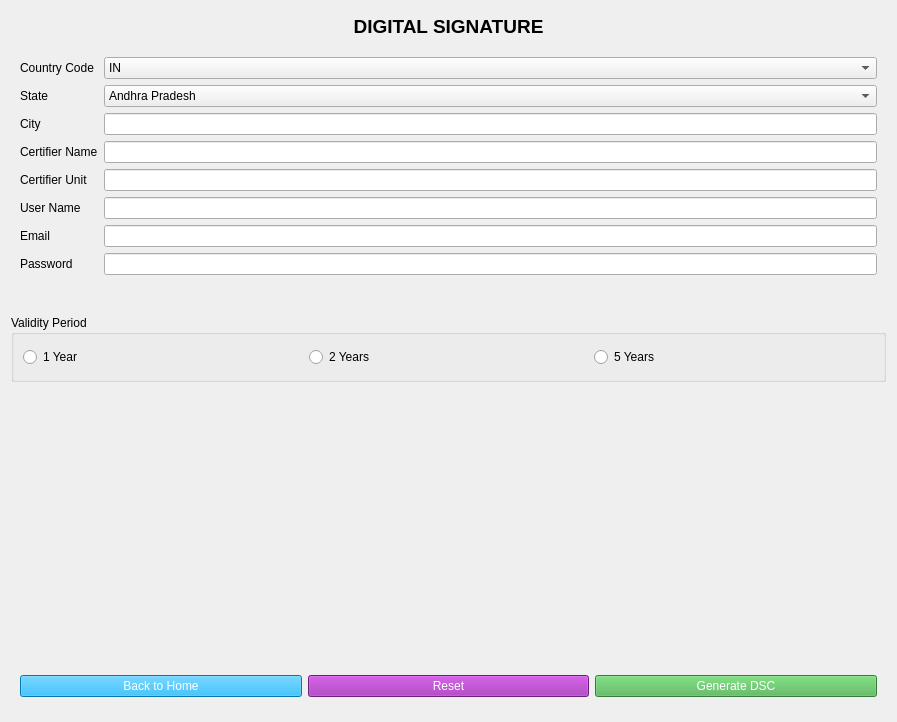
<?xml version="1.0" encoding="UTF-8"?>
<ui version="4.0">
 <class>Form</class>
 <widget class="QWidget" name="Form">
  <property name="geometry">
   <rect>
    <x>0</x>
    <y>0</y>
    <width>897</width>
    <height>722</height>
   </rect>
  </property>
  <property name="font">
   <font>
    <stylestrategy>PreferAntialias</stylestrategy>
   </font>
  </property>
  <property name="windowTitle">
   <string>Form</string>
  </property>
  <property name="windowIcon">
   <iconset>
    <normaloff>../Icon/logo.png</normaloff>../Icon/logo.png</iconset>
  </property>
  <layout class="QGridLayout" name="gridLayout">
   <item row="0" column="0">
    <widget class="QLabel" name="Title">
     <property name="maximumSize">
      <size>
       <width>16777215</width>
       <height>31</height>
      </size>
     </property>
     <property name="text">
      <string>&lt;html&gt;&lt;head/&gt;&lt;body&gt;&lt;p&gt;&lt;span style=&quot; font-size:14pt; font-weight:600;&quot;&gt;DIGITAL SIGNATURE&lt;/span&gt;&lt;/p&gt;&lt;/body&gt;&lt;/html&gt;</string>
     </property>
     <property name="alignment">
      <set>Qt::AlignCenter</set>
     </property>
    </widget>
   </item>
   <item row="1" column="0">
    <widget class="QWidget" name="Data" native="true">
     <property name="maximumSize">
      <size>
       <width>16777215</width>
       <height>261</height>
      </size>
     </property>
     <layout class="QFormLayout" name="formLayout">
      <item row="0" column="0">
       <widget class="QLabel" name="CC">
        <property name="text">
         <string>Country Code</string>
        </property>
       </widget>
      </item>
      <item row="0" column="1">
       <widget class="QComboBox" name="ContryCode">
        <item>
         <property name="text">
          <string>IN</string>
         </property>
        </item>
       </widget>
      </item>
      <item row="1" column="0">
       <widget class="QLabel" name="ST">
        <property name="text">
         <string>State</string>
        </property>
       </widget>
      </item>
      <item row="1" column="1">
       <widget class="QComboBox" name="State">
        <item>
         <property name="text">
          <string>Andhra Pradesh</string>
         </property>
        </item>
        <item>
         <property name="text">
          <string>Arunachal Pradesh</string>
         </property>
        </item>
        <item>
         <property name="text">
          <string>Assam</string>
         </property>
        </item>
        <item>
         <property name="text">
          <string>Bihar</string>
         </property>
        </item>
        <item>
         <property name="text">
          <string>Chhattisgarh</string>
         </property>
        </item>
        <item>
         <property name="text">
          <string>Goa</string>
         </property>
        </item>
        <item>
         <property name="text">
          <string>Gujarat</string>
         </property>
        </item>
        <item>
         <property name="text">
          <string>Haryana</string>
         </property>
        </item>
        <item>
         <property name="text">
          <string>Himachal Pradesh</string>
         </property>
        </item>
        <item>
         <property name="text">
          <string>Jharkhand</string>
         </property>
        </item>
        <item>
         <property name="text">
          <string>Karnataka</string>
         </property>
        </item>
        <item>
         <property name="text">
          <string>Kerala</string>
         </property>
        </item>
        <item>
         <property name="text">
          <string>Madhya Pradesh</string>
         </property>
        </item>
        <item>
         <property name="text">
          <string>Maharashtra</string>
         </property>
        </item>
        <item>
         <property name="text">
          <string>Manipur</string>
         </property>
        </item>
        <item>
         <property name="text">
          <string>Meghalaya</string>
         </property>
        </item>
        <item>
         <property name="text">
          <string>Mizoram</string>
         </property>
        </item>
        <item>
         <property name="text">
          <string>Nagaland</string>
         </property>
        </item>
        <item>
         <property name="text">
          <string>Odisha</string>
         </property>
        </item>
        <item>
         <property name="text">
          <string>Punjab</string>
         </property>
        </item>
        <item>
         <property name="text">
          <string>Rajasthan</string>
         </property>
        </item>
        <item>
         <property name="text">
          <string>Sikkim</string>
         </property>
        </item>
        <item>
         <property name="text">
          <string>Tamil Nadu</string>
         </property>
        </item>
        <item>
         <property name="text">
          <string>Telangana</string>
         </property>
        </item>
        <item>
         <property name="text">
          <string>Tripura</string>
         </property>
        </item>
        <item>
         <property name="text">
          <string>Uttar Pradesh</string>
         </property>
        </item>
        <item>
         <property name="text">
          <string>Uttarakhand</string>
         </property>
        </item>
        <item>
         <property name="text">
          <string>West Bengal</string>
         </property>
        </item>
       </widget>
      </item>
      <item row="2" column="0">
       <widget class="QLabel" name="C">
        <property name="text">
         <string>City</string>
        </property>
       </widget>
      </item>
      <item row="2" column="1">
       <widget class="QLineEdit" name="City"/>
      </item>
      <item row="3" column="0">
       <widget class="QLabel" name="O">
        <property name="text">
         <string>Certifier Name</string>
        </property>
       </widget>
      </item>
      <item row="3" column="1">
       <widget class="QLineEdit" name="CertifierName"/>
      </item>
      <item row="4" column="0">
       <widget class="QLabel" name="OU">
        <property name="text">
         <string>Certifier Unit</string>
        </property>
       </widget>
      </item>
      <item row="4" column="1">
       <widget class="QLineEdit" name="CertifierUnit"/>
      </item>
      <item row="5" column="0">
       <widget class="QLabel" name="CommonName">
        <property name="text">
         <string>User Name</string>
        </property>
       </widget>
      </item>
      <item row="5" column="1">
       <widget class="QLineEdit" name="UserName"/>
      </item>
      <item row="6" column="0">
       <widget class="QLabel" name="emailid">
        <property name="text">
         <string>Email</string>
        </property>
       </widget>
      </item>
      <item row="6" column="1">
       <widget class="QLineEdit" name="Email"/>
      </item>
      <item row="7" column="0">
       <widget class="QLabel" name="PW">
        <property name="text">
         <string>Password</string>
        </property>
       </widget>
      </item>
      <item row="7" column="1">
       <widget class="QLineEdit" name="Password_2"/>
      </item>
     </layout>
    </widget>
   </item>
   <item row="2" column="0">
    <widget class="QGroupBox" name="validityPeriodGroup">
     <property name="maximumSize">
      <size>
       <width>16777215</width>
       <height>67</height>
      </size>
     </property>
     <property name="title">
      <string>Validity Period</string>
     </property>
     <layout class="QHBoxLayout" name="horizontalLayout">
      <item>
       <widget class="QRadioButton" name="OneYear">
        <property name="text">
         <string>1 Year</string>
        </property>
       </widget>
      </item>
      <item>
       <widget class="QRadioButton" name="TwoYears">
        <property name="text">
         <string>2 Years</string>
        </property>
       </widget>
      </item>
      <item>
       <widget class="QRadioButton" name="FiveYears">
        <property name="text">
         <string>5 Years</string>
        </property>
       </widget>
      </item>
     </layout>
    </widget>
   </item>
   <item row="3" column="0">
    <widget class="QLabel" name="Preview">
     <property name="maximumSize">
      <size>
       <width>16777215</width>
       <height>271</height>
      </size>
     </property>
     <property name="text">
      <string/>
     </property>
    </widget>
   </item>
   <item row="4" column="0">
    <widget class="QWidget" name="ButtonGroup" native="true">
     <property name="maximumSize">
      <size>
       <width>16777215</width>
       <height>43</height>
      </size>
     </property>
     <layout class="QHBoxLayout" name="horizontalLayout_2">
      <item>
       <widget class="QPushButton" name="Bactohome">
        <property name="styleSheet">
         <string notr="true">background-color:rgb(3,169,244);
color: rgb(255, 255, 255);</string>
        </property>
        <property name="text">
         <string>Back to Home</string>
        </property>
       </widget>
      </item>
      <item>
       <widget class="QPushButton" name="Reset">
        <property name="styleSheet">
         <string notr="true">color: rgb(255, 255, 255);
background-color: rgb(156,39,176);</string>
        </property>
        <property name="text">
         <string>Reset</string>
        </property>
       </widget>
      </item>
      <item>
       <widget class="QPushButton" name="GenerateDSC">
        <property name="styleSheet">
         <string notr="true">color: rgb(255, 255, 255);
background-color: rgb(76,175,80);</string>
        </property>
        <property name="text">
         <string>Generate DSC</string>
        </property>
       </widget>
      </item>
     </layout>
    </widget>
   </item>
  </layout>
 </widget>
 <resources/>
 <connections/>
</ui>
